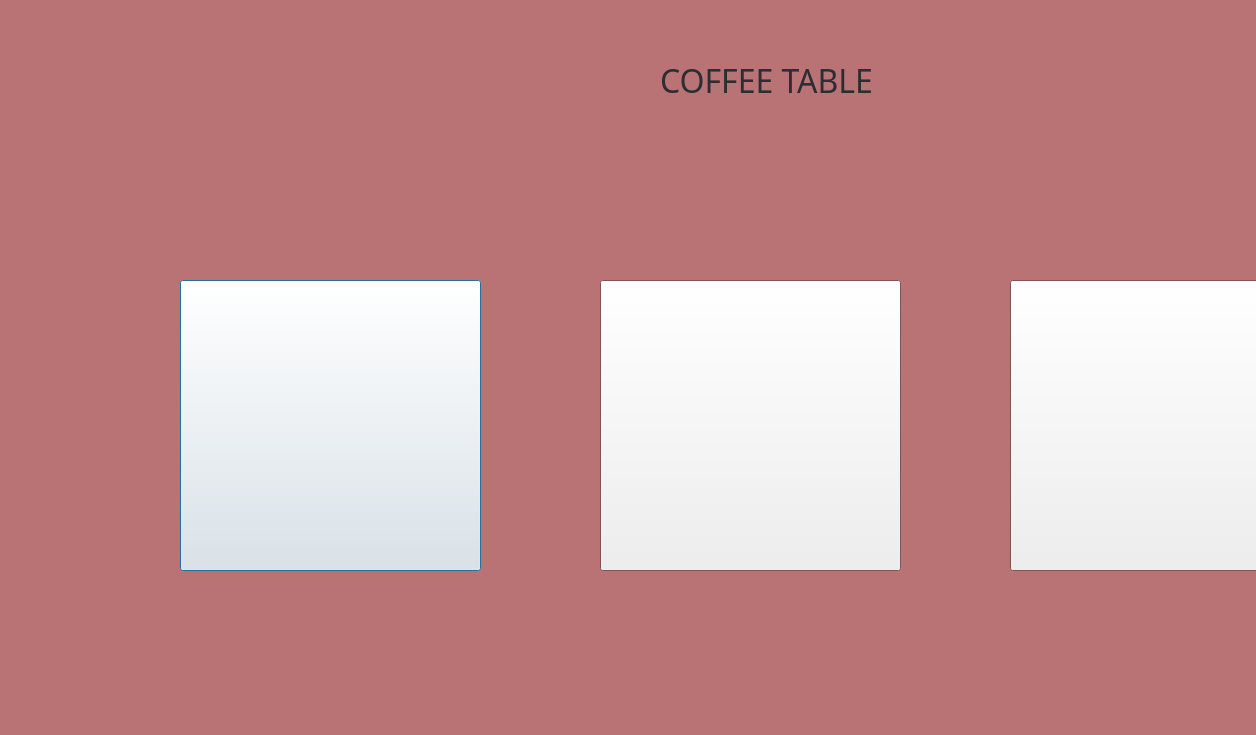
<?xml version="1.0" encoding="UTF-8"?>
<ui version="4.0">
 <class>coffeeTable</class>
 <widget class="QDialog" name="coffeeTable">
  <property name="geometry">
   <rect>
    <x>0</x>
    <y>0</y>
    <width>1256</width>
    <height>735</height>
   </rect>
  </property>
  <property name="palette">
   <palette>
    <active>
     <colorrole role="Window">
      <brush brushstyle="SolidPattern">
       <color alpha="255">
        <red>185</red>
        <green>115</green>
        <blue>117</blue>
       </color>
      </brush>
     </colorrole>
    </active>
    <inactive>
     <colorrole role="Window">
      <brush brushstyle="SolidPattern">
       <color alpha="255">
        <red>185</red>
        <green>115</green>
        <blue>117</blue>
       </color>
      </brush>
     </colorrole>
    </inactive>
    <disabled>
     <colorrole role="Base">
      <brush brushstyle="SolidPattern">
       <color alpha="255">
        <red>185</red>
        <green>115</green>
        <blue>117</blue>
       </color>
      </brush>
     </colorrole>
     <colorrole role="Window">
      <brush brushstyle="SolidPattern">
       <color alpha="255">
        <red>185</red>
        <green>115</green>
        <blue>117</blue>
       </color>
      </brush>
     </colorrole>
    </disabled>
   </palette>
  </property>
  <property name="windowTitle">
   <string>Dialog</string>
  </property>
  <widget class="QLabel" name="label">
   <property name="geometry">
    <rect>
     <x>660</x>
     <y>60</y>
     <width>261</width>
     <height>41</height>
    </rect>
   </property>
   <property name="palette">
    <palette>
     <active>
      <colorrole role="WindowText">
       <brush brushstyle="SolidPattern">
        <color alpha="255">
         <red>45</red>
         <green>45</green>
         <blue>52</blue>
        </color>
       </brush>
      </colorrole>
     </active>
     <inactive>
      <colorrole role="WindowText">
       <brush brushstyle="SolidPattern">
        <color alpha="255">
         <red>45</red>
         <green>45</green>
         <blue>52</blue>
        </color>
       </brush>
      </colorrole>
     </inactive>
     <disabled/>
    </palette>
   </property>
   <property name="font">
    <font>
     <family>Britannic Bold</family>
     <pointsize>24</pointsize>
    </font>
   </property>
   <property name="text">
    <string>COFFEE TABLE</string>
   </property>
  </widget>
  <widget class="QPushButton" name="coffee1btn">
   <property name="geometry">
    <rect>
     <x>180</x>
     <y>280</y>
     <width>301</width>
     <height>291</height>
    </rect>
   </property>
   <property name="text">
    <string/>
   </property>
  </widget>
  <widget class="QPushButton" name="coffee2btn">
   <property name="geometry">
    <rect>
     <x>600</x>
     <y>280</y>
     <width>301</width>
     <height>291</height>
    </rect>
   </property>
   <property name="text">
    <string/>
   </property>
  </widget>
  <widget class="QPushButton" name="coffee3btn">
   <property name="geometry">
    <rect>
     <x>1010</x>
     <y>280</y>
     <width>301</width>
     <height>291</height>
    </rect>
   </property>
   <property name="text">
    <string/>
   </property>
  </widget>
 </widget>
 <resources/>
 <connections/>
</ui>
